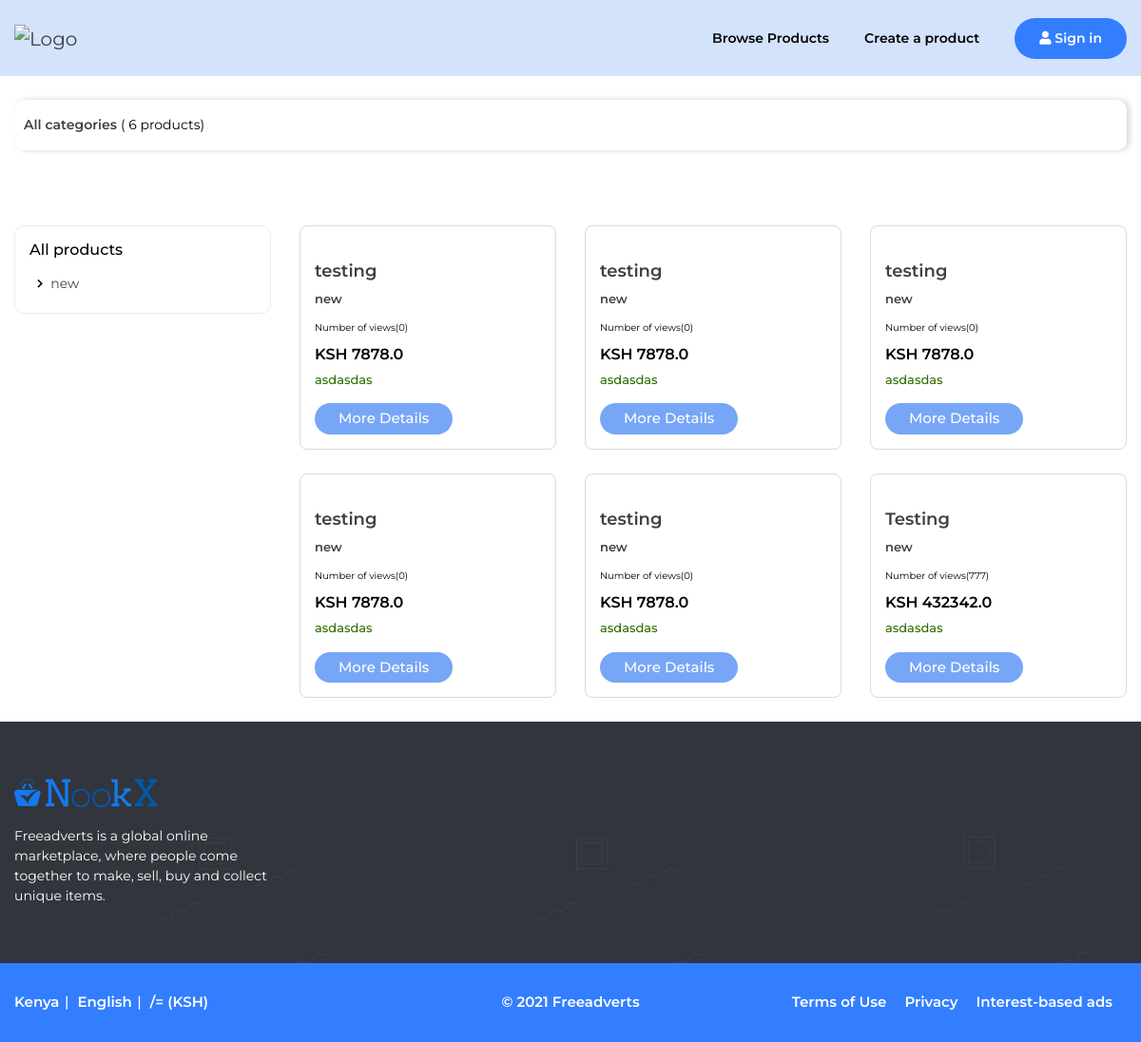
/products, run on an earlier commit of the app's database.
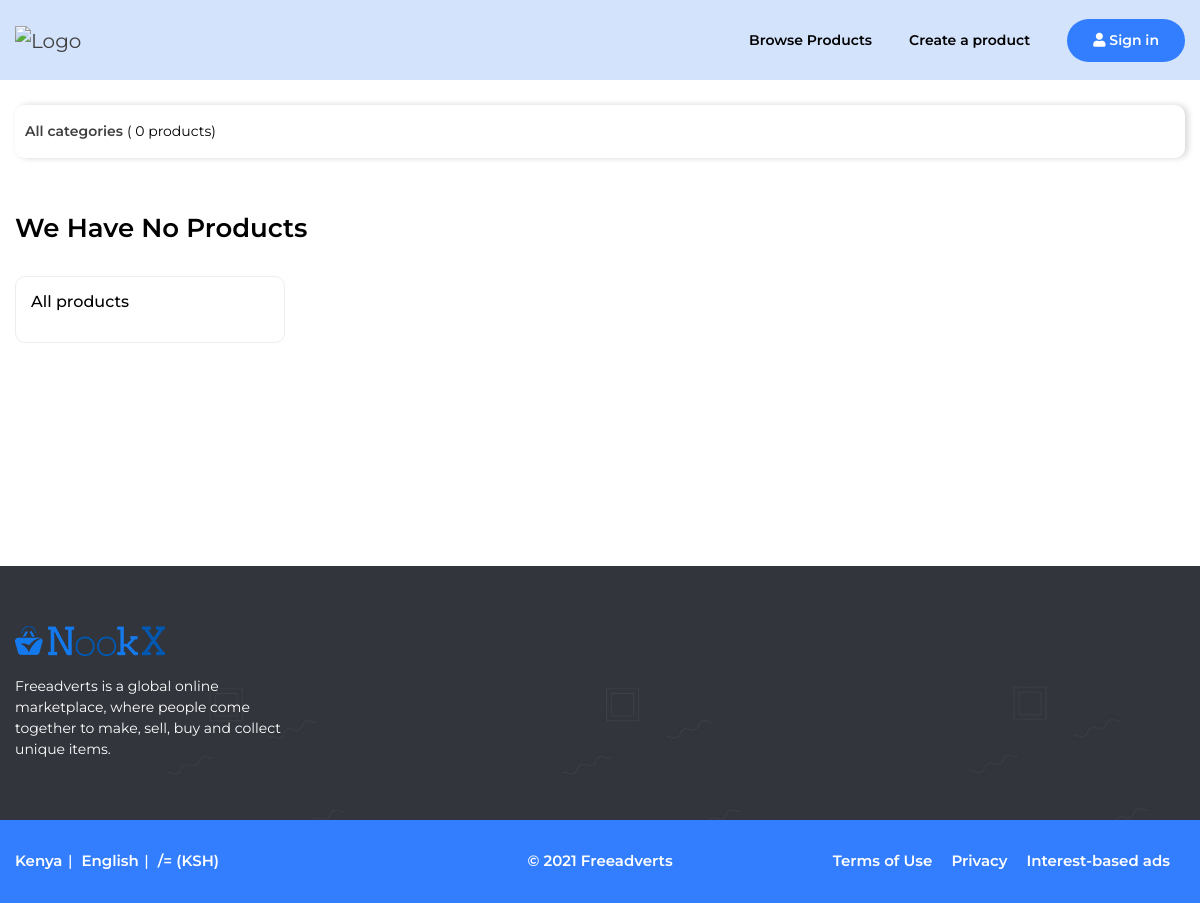
And on a later commit of the database.
### product/models.py (models this page shows, shortened)
class Category(models.Model):
    name=models.CharField( max_length=50)
    slug = AutoSlugField(populate_from='name')
    image = models.ImageField(upload_to='images/categries', verbose_name="category image", null=True)
    class Meta:
        verbose_name = "Category"
        verbose_name_plural = "categories"
    def __str__(self):
        return self.name
    def get_absolute_url(self):
        return reverse('products:product_list_by_category', args=[self.slug,])

class product(models.Model):
    user = models.ForeignKey(settings.AUTH_USER_MODEL,null=True,related_name="seller",on_delete=models.SET_NULL,)
    title = models.CharField(max_length=50)
    Description = models.TextField(blank=True, null=True)
    category = models.ForeignKey("Category", verbose_name="Category", on_delete=models.CASCADE)
    Subcategory=models.ForeignKey("Subcategory", on_delete=models.CASCADE)
    county = models.ForeignKey("County", verbose_name="County", on_delete=models.CASCADE)
    location=models.ForeignKey('area', on_delete=models.CASCADE)
    slug = AutoSlugField(populate_from='title')
    price = models.DecimalField(max_digits=12, decimal_places=1)
    status = models.CharField(choices=[(tag.name, tag.value) for tag in Status], max_length=10, default=Status.OPEN)
    views= models.IntegerField(default=0)
    timestamp = models.DateTimeField(auto_now_add=True)
    image = models.ImageField(upload_to='images/', verbose_name="image",)
    class Meta:
        verbose_name = "product"
        verbose_name_plural = "products"

class County(models.Model):
    name=models.CharField(max_length=50)
    slug = AutoSlugField(populate_from='name')
    class Meta:
        verbose_name = "County"
        verbose_name_plural = "Counties"
    def __str__(self):
        return self.name

### product/views.py (the view)
# urls.py: path('products', ProductListView.as_view(), name="list"),
class ProductListView(ListView):
    model = product
    paginate_by = 16
    context_object_name = "products"
    template_name = "product/products.html"
    def get_queryset(self):
        return self.model.objects.all().order_by('-timestamp')
    def get_context_data(self, **kwargs):
        context = super().get_context_data(**kwargs)
        context["trendings"] = self.model.objects.filter(timestamp__month=timezone.now().month)[:3]
        return context

### product/templatetags/mytags.py (called while the page is built)
@register.inclusion_tag('_categoriessidelist.html')
def show_categories_side():
    categories = Category.objects.annotate(product_count=Count("product")).filter(product_count__gt=0).order_by('-product_count','name')
    return{'categories': categories}

### users/context_processors.py (called while the page is built)
def add_my_login_form(request):
    return {
        'login_form': UserLoginForm(data=request.POST),
    }

def add_my_registration_form(request):
    return {
        'registration_form': Registrationform(),
    }

### templates/product/products.html (shortened to what this page needs)
{% extends 'base.html' %}
{% load mytags %}
{% block content %}
      <div class="container">
        <div class="row">
          <div class="col-12">
            <div class="breadcrumb-bar">
              <div class="page-breadcrumb-list">
                <ul>
                  <li class="breadcrumb-nav">
                    <a href="index.html">All categories</a>
                  </li>
                  <li class="breadcrumb-nav sub-title">( {{ products.count }} products)</li>
                </ul>
              </div>
            </div>
          </div>
        </div>
      </div>
      <div class="content">
        <div class="container">
          <div class="row mb-4">
            <div class="col-lg-6">
            {% if products.count < 1 %}
              <div class="page-title">
                <h2>We Have No Products</h2>
              </div>
            {% endif %}
            </div>
          </div>
          <div class="row">
            <div class="col-lg-3">
              <div class="filters-section form-style-1">
                <div class="filter-card">
                  <h5 class="mb-3">All products</h5>
                  <ul class="category-list">
                  {% show_categories_side %}
                  </ul>
                </div>
              </div>
            </div>
            <div class="col-lg-9">
              <div class="row">
                {% for product in products %}
                <div class="col-lg-4 col-md-6 col-6 d-flex flex-wrap">
                  <div class="products-card flex-fill">
                    <div class="products-img">
                    </div>
                    <div class="products-body">
                      <h4 class="products-title text-truncate">
                        <a href="{% url 'products:listing' product.slug %}">{{ product.title }}</a>
                      </h4>
                      <p class="product-info">
                      <a href="{{ product.category.get_absolute_url }}" class="product-catagory">{{ product.category }}</a>
                      </p>
                      <ul class="ratings pb-2">
                        <li class="ratings-count">Number of views({{ product.views }}) </li>
                      </ul>
                      <h5 class="products-price">KSH {{product.price}}</h5>
                      <p class="products-price-offer">
                        {{product.county}}
                      </p>
                      <a href="{% url 'products:listing' product.slug %}" class="prd-btn">More Details</a>
                    </div>
                  </div>
                </div>
                {% endfor %}
              </div>
            </div>
          </div>
        </div>
      </div>
{% endblock content %}

### templates/base.html (shortened to what this page needs)
{% load static %}
{% load widget_tweaks %}
<!DOCTYPE html>
<html lang="en">
  <head>
    {% block css %}
    <link rel="stylesheet" type="text/css" href="{% static 'css/bootstrap.min.css'%}">
    <link rel="stylesheet" href="{% static '/plugins/fontawesome/css/fontawesome.min.css'%}">
    <link rel="stylesheet" href="{% static '/plugins/fontawesome/css/all.min.css'%}">
    <link rel="stylesheet" href="{% static '/css/owl.carousel.min.css'%}">
    <link rel="stylesheet" href="{% static '/css/style.css'%}">
    <link rel="stylesheet" href="https://unpkg.com/flickity@2/dist/flickity.min.css">
    {% endblock css %}
  </head>
  <body>
      {% block body %}
    <div class="main-wrapper">
      <header class="header">
        <div class="min-header">
          <div class="header-container-top">
            <div class="container">
              <nav class="navbar navbar-expand-lg header-nav">
                <div class="navbar-header">
                  <a href="{% url 'products:home' %}" class="navbar-brand logo">
                    <img src="  /img/logo.png'%}" class="img-fluid" alt="Logo">
                  </a>
                </div>
                <div class="main-menu-wrapper">
                  <ul class="main-nav">
                    <li>
                      <a href="{% url 'products:list' %}">Browse Products</a>
                    </li>
                    <li>
                      <a href="{% url 'products:create_new' %}">Create a product</a>
                    </li>
                {% if request.user.is_authenticated %}
                  </ul>
                </div>
                <ul class="signup-col">
                  <li class="nav-item dropdown has-arrow user-nav">
                    <a class="nav-link dropdown-toggle" data-toggle="dropdown" href="#" role="button">
                      <span class="circle-user">
                        <i class="far fa-user"></i>
                      </span>
                    </a>
                    <div class="dropdown-menu dropdown-menu-right">
                      {% comment %} <a href="{% url 'products:my_listings' %}" class="dropdown-item"> My dashboard </a> {% endcomment %}
                      <a href="{% url 'users:logout' %}" class="dropdown-item"> Logout </a>
                    </div>
                  </li>
                </ul>
                {% else %}
                        <ul class="signup-col">
                           <li>
                              <a id='btn-signup' class="btn btn-signup"  href="{% url 'users:login' %}">
                              <i class="far fa-user"></i> Sign in
                              </a>
                           </li>
                        </ul>
                {% endif %}
              </nav>
            </div>
          </div>
        </div>
      </header>
{% block content %}
{% endblock content %}
      <footer class="footer">
        <div class="container">
          <div class="footer-top">
            <div class="row">
              <div class="col-sm-12 col-lg-3 col-md-6">
                <div class="footer-widget footer-contact">
                  <div class="footer-logo">
                    <img src="assets/img/footer-logo.png" alt="logo">
                  </div>
                  <div class="footer-about-content">
                    <p>Freeadverts is a global online marketplace, where people come together to make, sell, buy and collect unique items.</p>
                  </div>
                </div>
              </div>
            </div>
          </div>
        </div>
        <div class="footer-bottom">
          <div class="container">
            <div class="copyright">
              <div class="row">
                <div class="col-md-4 col-lg-5">
                  <ul class="language-links">
                    <li>
                      <a href="#">Kenya</a>
                    </li>
                    <li>
                      <a href="#">English</a>
                    </li>
                    <li>
                      <a href="#">/= (KSH)</a>
                    </li>
                  </ul>
                </div>
                <div class="col-md-2 col-lg-2">
                  <div class="copyright-text">
                    <p class="mb-0">&copy; 2021 Freeadverts</p>
                  </div>
                </div>
                <div class="col-md-6 col-lg-5">
                  <ul class="term-links">
                    <li>
                      <a href="#">Terms of Use</a>
                    </li>
                    <li>
                      <a href="#">Privacy</a>
                    </li>
                    <li>
                      <a href="#">Interest-based ads</a>
                    </li>
                  </ul>
                </div>
              </div>
            </div>
          </div>
        </div>
      </footer>
    </div>
    {% endblock body %}
  </body>
</html>

### templates/_categoriessidelist.html
{% for category in categories %}
<li><a href="{{ category.get_absolute_url }}">{{ category.name }}</a></li>
{% endfor %}

What changed in the data, as far as the page shows it:
removed Category: name "new"
removed product: title "testing", category "new", views "0", price "7878.0", county "asdasdas"
removed product: title "testing", category "new", views "0", price "7878.0", county "asdasdas"
removed product: title "testing", category "new", views "0", price "7878.0", county "asdasdas"
removed product: title "testing", category "new", views "0", price "7878.0", county "asdasdas"
removed product: title "testing", category "new", views "0", price "7878.0", county "asdasdas"
removed product: title "Testing", category "new", views "777", price "432342.0", county "asdasdas"
Also different on the page:
{{ products.count }}: "6" → "0"
text now shown: "We Have No Products"
